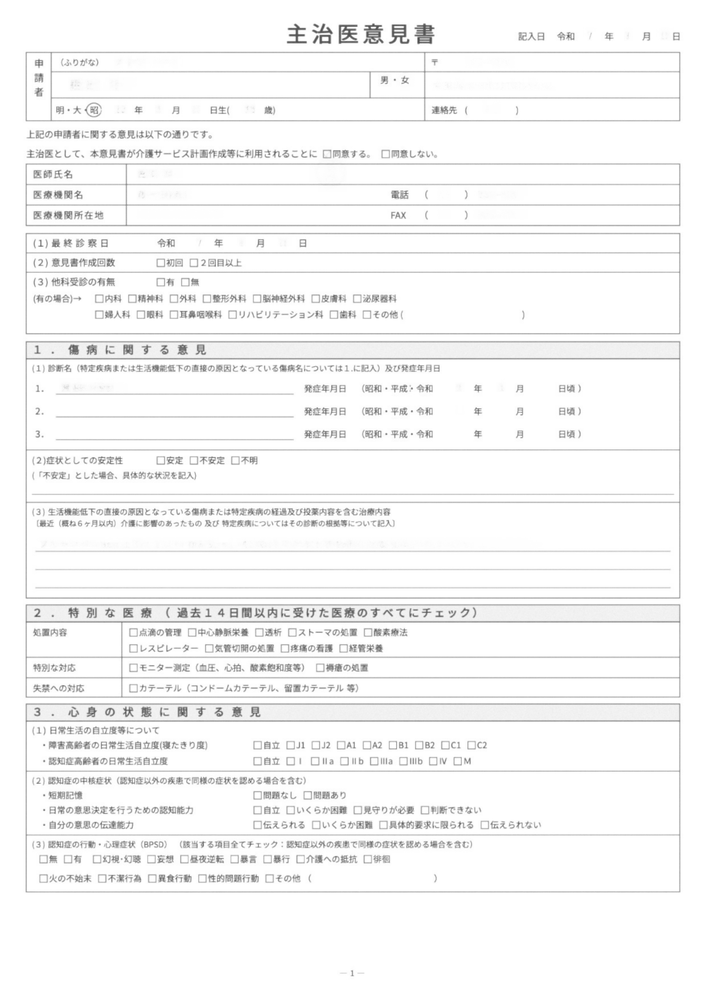
#> input picture templates/blanks/sample_v1_p1.png, 706 x 999 px, shrunk from 1654 x 2339 before the run
$ python -i form_grid.py   (imports and definitions only)
#> lines starting #> are read from the running program, lines starting #| are printed output that depends on the picture; after the words box and inside, x2 and y2 are one past the last pixel; in counts of white or black regions, pixels touching at a corner belong together
# -*- coding: utf-8 -*-
"""様式の罫線（枠）を検出し、記入欄の位置の基準にする。

意見書は表組みなので、記入する場所は罫線で囲まれたセルか、
下線の上に決まっている。座標を推測するのではなく、
この枠を検出してそこに合わせるのが最も確実。
"""
from typing import Dict, List, Tuple

import cv2
import numpy as np

MIN_H_RATIO = 0.020      # 水平線として認める最小長さ（ページ幅比）
MIN_V_RATIO = 0.022      # 垂直線として認める最小長さ（ページ高さ比）
                         # チェックボックスの辺（約1%）を拾わない長さにする
MERGE_TOL = 4            # 近接する線をまとめる画素数


def _binary(gray: np.ndarray) -> np.ndarray:
    return cv2.adaptiveThreshold(gray, 255, cv2.ADAPTIVE_THRESH_MEAN_C,
                                 cv2.THRESH_BINARY_INV, 31, 12)


def detect_lines(gray: np.ndarray) -> Tuple[List[tuple], List[tuple]]:
    """水平線・垂直線を検出する。

    返り値は
      水平線: (x0, x1, y)
      垂直線: (x, y0, y1)
    """
    H, W = gray.shape
    bw = _binary(gray)

    hlen = max(12, int(W * MIN_H_RATIO))
    hk = cv2.getStructuringElement(cv2.MORPH_RECT, (hlen, 1))
    hor = cv2.morphologyEx(bw, cv2.MORPH_OPEN, hk)
    hor = cv2.dilate(hor, cv2.getStructuringElement(cv2.MORPH_RECT, (hlen // 3, 1)))

    vlen = max(10, int(H * MIN_V_RATIO))
    vk = cv2.getStructuringElement(cv2.MORPH_RECT, (1, vlen))
    ver = cv2.morphologyEx(bw, cv2.MORPH_OPEN, vk)
    ver = cv2.dilate(ver, cv2.getStructuringElement(cv2.MORPH_RECT, (1, vlen // 3)))

    hlines = []
    cnts, _ = cv2.findContours(hor, cv2.RETR_EXTERNAL, cv2.CHAIN_APPROX_SIMPLE)
    for c in cnts:
        x, y, w, h = cv2.boundingRect(c)
        if w >= hlen and h <= max(4, int(H * 0.004)):
            hlines.append((x, x + w, y + h // 2))

    vlines = []
    cnts, _ = cv2.findContours(ver, cv2.RETR_EXTERNAL, cv2.CHAIN_APPROX_SIMPLE)
    for c in cnts:
        x, y, w, h = cv2.boundingRect(c)
        if h >= vlen and w <= max(4, int(W * 0.004)):
            vlines.append((x + w // 2, y, y + h))

    hlines.sort(key=lambda t: (t[2], t[0]))
    vlines.sort(key=lambda t: (t[0], t[1]))
    return hlines, vlines


# [58 lines left out: functions merge_coords, cells_for_row, build_grid, draw_grid, not called in this run]

>>> import cv2
>>> picture = cv2.imread('../templates/blanks/sample_v1_p1.png', cv2.IMREAD_GRAYSCALE)
#> picture is the input picture: shape (999, 706); min 69, max 255, mean 246.1
>>> result = detect_lines(picture)
#> in _binary, `return cv2.adaptiveThreshold(gray, 255, cv2.ADAPTIVE_THRESH_MEAN_C, cv..`:
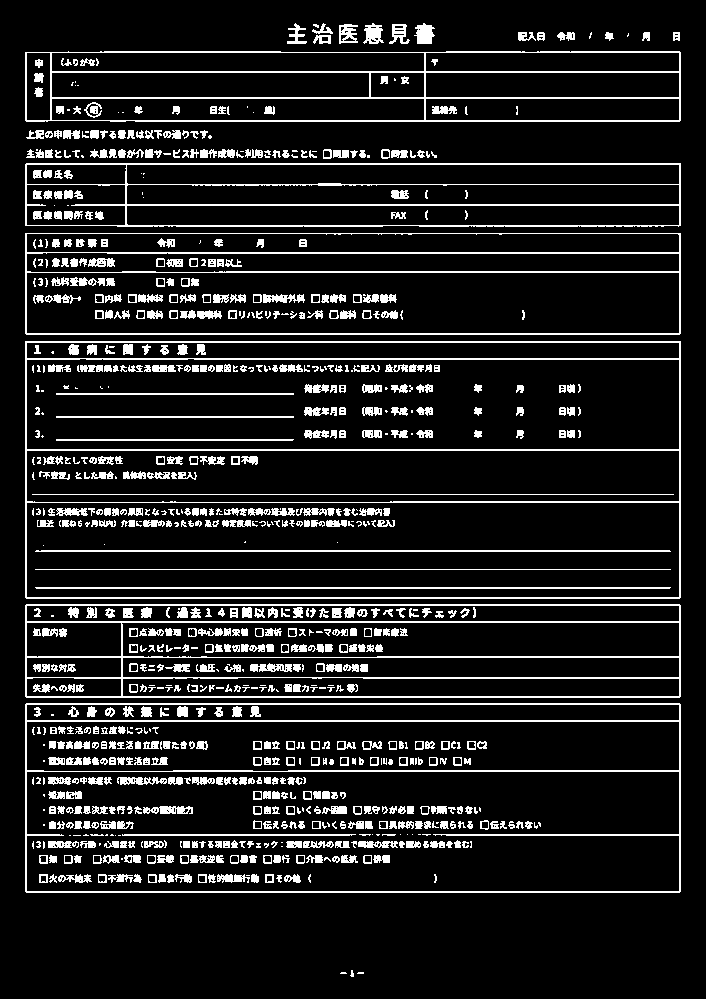
#> returned value: shape (999, 706); 11.9% white in thin lines or dots, all inside (x1, y1, x2, y2) = (25, 23, 681, 977)
#> in detect_lines, `hor = cv2.morphologyEx(bw, cv2.MORPH_OPEN, hk)`:
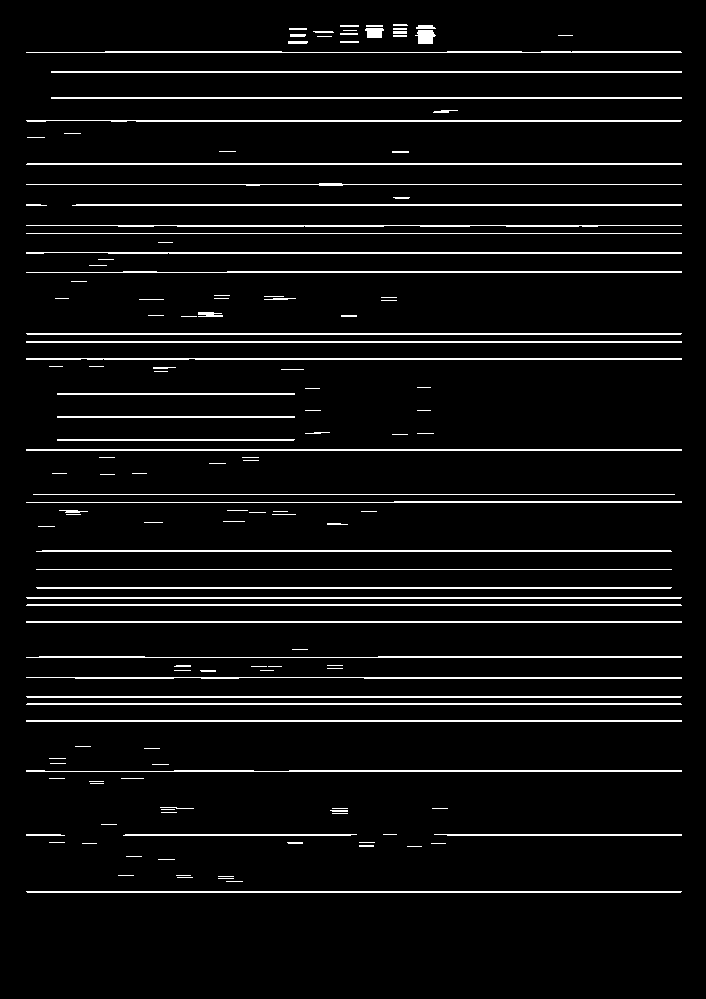
#> hor: shape (999, 706); 5.7% white in thin lines or dots, all inside (x1, y1, x2, y2) = (26, 24, 682, 893)
#> in detect_lines, `hor = cv2.dilate(hor, cv2.getStructuringElement(cv2.MORPH_RECT, (hlen ..`:
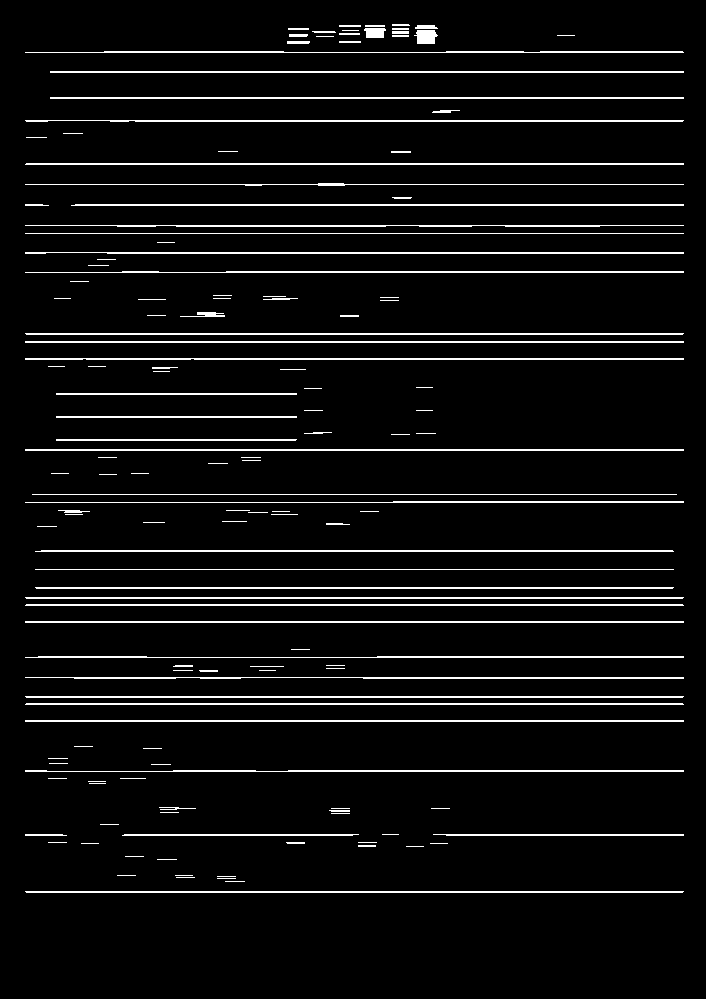
#> hor: shape (999, 706); 5.8% white in thin lines or dots, all inside (x1, y1, x2, y2) = (25, 24, 684, 893)
#> in detect_lines, `ver = cv2.morphologyEx(bw, cv2.MORPH_OPEN, vk)`:
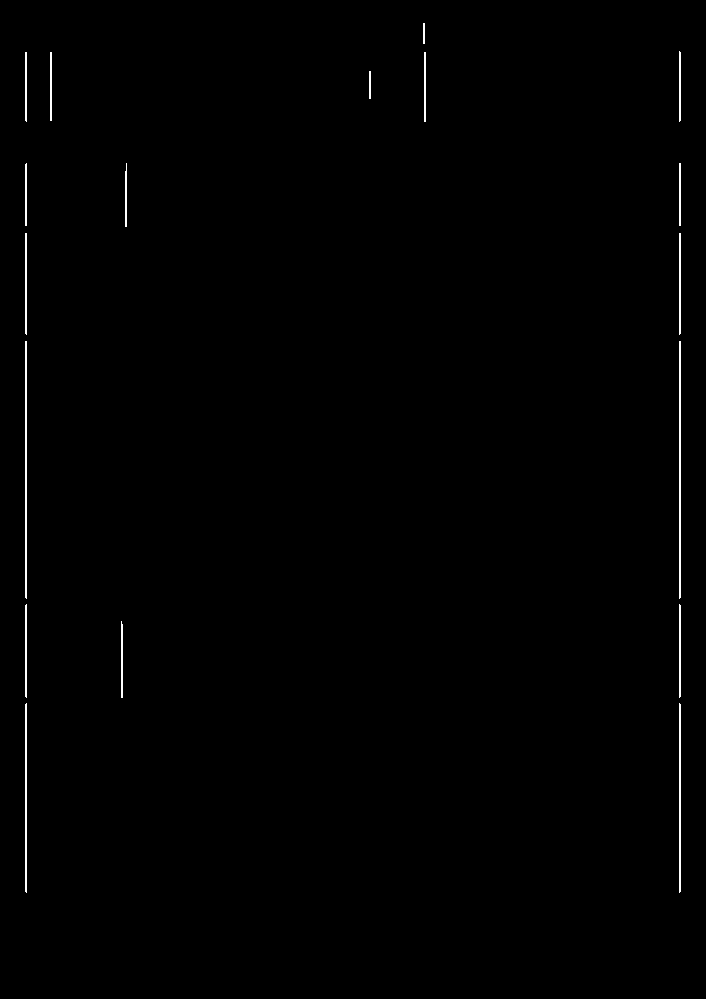
#> ver: shape (999, 706); 0.53% white in thin lines or dots, all inside (x1, y1, x2, y2) = (25, 23, 681, 893)
#> in detect_lines, `cnts, _ = cv2.findContours(hor, cv2.RETR_EXTERNAL, cv2.CHAIN_APPROX_SI..`: cnts = 146 contours, 99 with area under 20; largest, box (x1, y1, x2, y2) and area: (25, 720, 684, 722) 658, (25, 621, 684, 623) 658, (25, 449, 684, 451) 658, (25, 341, 684, 343) 658, (25, 163, 684, 165) 658
#> the loop in detect_lines, `for c in cnts:` made 146 passes
#> (x, y, w, h) on passes 17, 19, 20, 24, 27, 32, 41, 48: (433, 834, 251, 2), (122, 834, 237, 2), (25, 834, 42, 2), (329, 810, 21, 2), (159, 807, 37, 3), (25, 770, 659, 2), (25, 677, 659, 2), (173, 665, 20, 2)
#> after the loop in detect_lines, `for c in cnts:`: hlines = 143 items, first 6: (25, 684, 892), (225, 245, 881), (217, 236, 878), (176, 195, 877), (217, 236, 876), (175, 193, 875)
#> in detect_lines, `cnts, _ = cv2.findContours(ver, cv2.RETR_EXTERNAL, cv2.CHAIN_APPROX_SI..`: cnts = 12 contours; largest, box (x1, y1, x2, y2) and area: (679, 230, 681, 896) 662, (25, 230, 27, 896) 662, (121, 618, 123, 701) 80, (424, 49, 426, 125) 75, (679, 48, 681, 125) 75
#> the loop in detect_lines, `for c in cnts:` made 12 passes
#> (c, x, y, h) on passes 4, 6, 7, 8, 9, 10, 11: ([[679, 160], [679, 228], [680, 228], [680, 160]], 679, 160, 69), ([[26, 160], [25, 161], [25, 228], [26, 228]], 25, 160, 69), ([[369, 68], [369, 101], [370, 101], [370, 68]], 369, 68, 34), ([[424, 49], [424, 124], [425, 124], [425, 49]], 424, 49, 76), ([[50, 49], [50, 123], [51, 123], [51, 49]], 50, 49, 75), ([[25, 49], [25, 123], [26, 124], [26, 49]], 25, 49, 76), ([[679, 48], [679, 124], [680, 123], [680, 49]], 679, 48, 77)
#> after the loop in detect_lines, `for c in cnts:`: vlines = [(122, 618, 701), (680, 230, 896), (26, 230, 896), (680, 160, 229), (126, 160, 230), (26, 160, 229), (370, 68, 102), (425, 49, 125), (51, 49, 124), (26, 49, 125), (680, 48, 125), (424, 20, 47)]

$ run again, on templates/blanks/sample_v1_p2.png
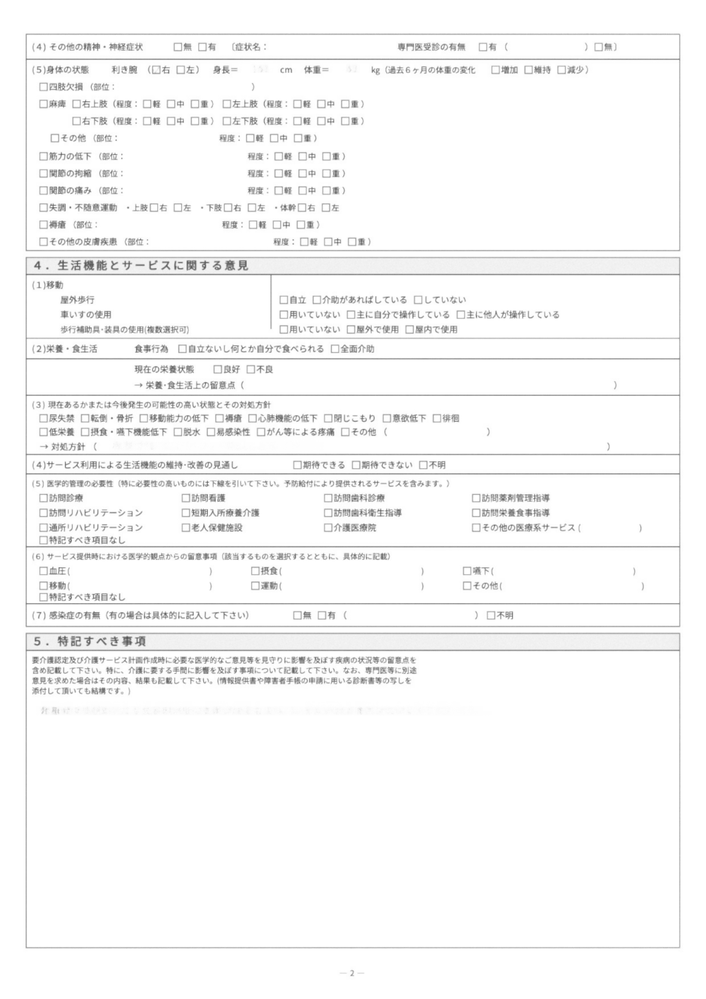
#> input picture templates/blanks/sample_v1_p2.png, 706 x 999 px, shrunk from 1654 x 2339 before the run
#> picture is the input picture: shape (999, 706); min 83, max 255, mean 247.6
#> in _binary, `return cv2.adaptiveThreshold(gray, 255, cv2.ADAPTIVE_THRESH_MEAN_C, cv..`:
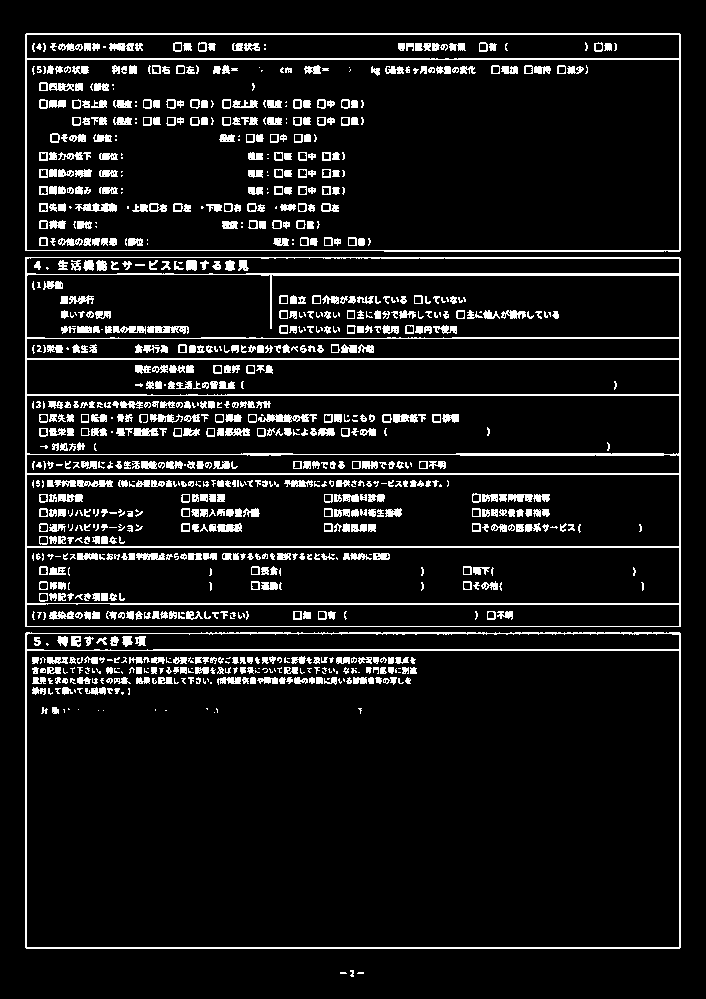
#> returned value: shape (999, 706); 9.1% white in thin lines or dots, all inside (x1, y1, x2, y2) = (25, 33, 681, 977)
#> in detect_lines, `ver = cv2.morphologyEx(bw, cv2.MORPH_OPEN, vk)`:
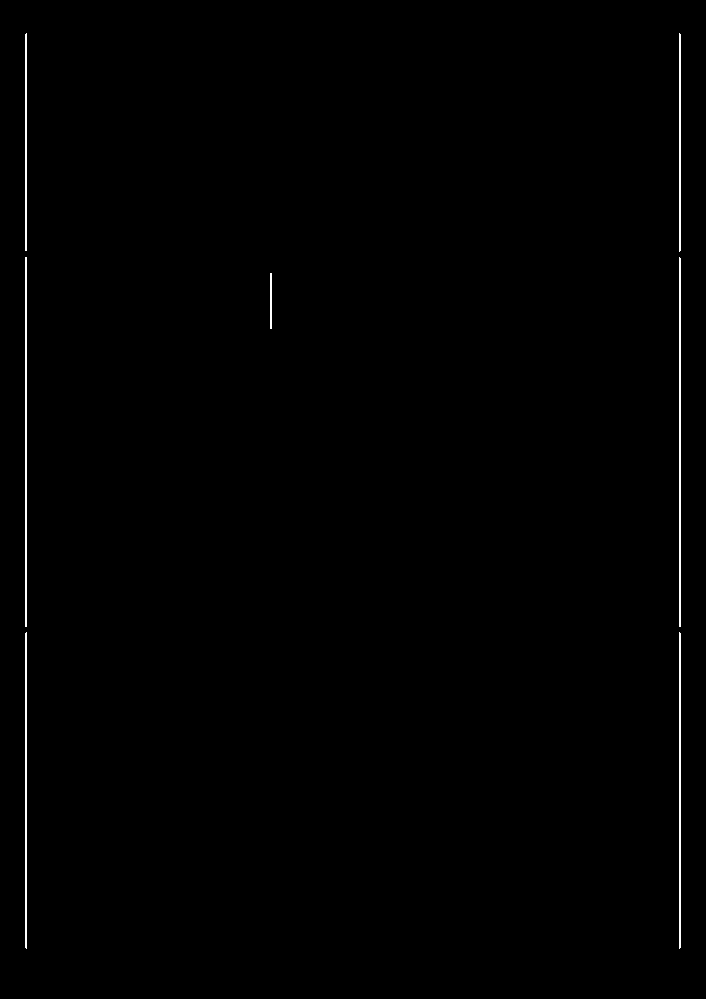
#> ver: shape (999, 706); 0.53% white in thin lines or dots, all inside (x1, y1, x2, y2) = (25, 33, 681, 949)
#> in detect_lines, `cnts, _ = cv2.findContours(hor, cv2.RETR_EXTERNAL, cv2.CHAIN_APPROX_SI..`: cnts = 115 contours, 96 with area under 20; largest, box (x1, y1, x2, y2) and area: (25, 273, 684, 276) 896, (25, 546, 684, 548) 658, (25, 473, 684, 475) 658, (25, 358, 684, 360) 658, (25, 947, 684, 949) 657
#> the loop in detect_lines, `for c in cnts:` made 115 passes
#> (x, y, w, h) on passes 9, 10, 12, 13, 27, 35, 36, 40: (25, 649, 659, 2), (25, 632, 659, 2), (49, 615, 28, 2), (25, 603, 659, 2), (385, 513, 20, 2), (508, 494, 27, 4), (284, 481, 32, 3), (141, 463, 19, 3)
#> after the loop in detect_lines, `for c in cnts:`: hlines = 115 items, first 6: (25, 684, 948), (89, 109, 692), (136, 153, 681), (353, 370, 679), (217, 237, 679), (264, 281, 678)
#> in detect_lines, `cnts, _ = cv2.findContours(ver, cv2.RETR_EXTERNAL, cv2.CHAIN_APPROX_SI..`: cnts = 3 contours; box (x1, y1, x2, y2) and area: (25, 30, 27, 952) 920, (679, 30, 681, 952) 919, (270, 270, 272, 332) 61
#> the loop in detect_lines, `for c in cnts:` made 3 passes
#> (c, x, y, h) on passes 1, 3: ([[270, 270], [270, 331], [271, 331], [271, 270]], 270, 270, 62), ([[26, 30], [25, 31], [25, 950], [26, 951]], 25, 30, 922)
#> after the loop in detect_lines, `for c in cnts:`: vlines = [(271, 270, 332), (680, 30, 952), (26, 30, 952)]
